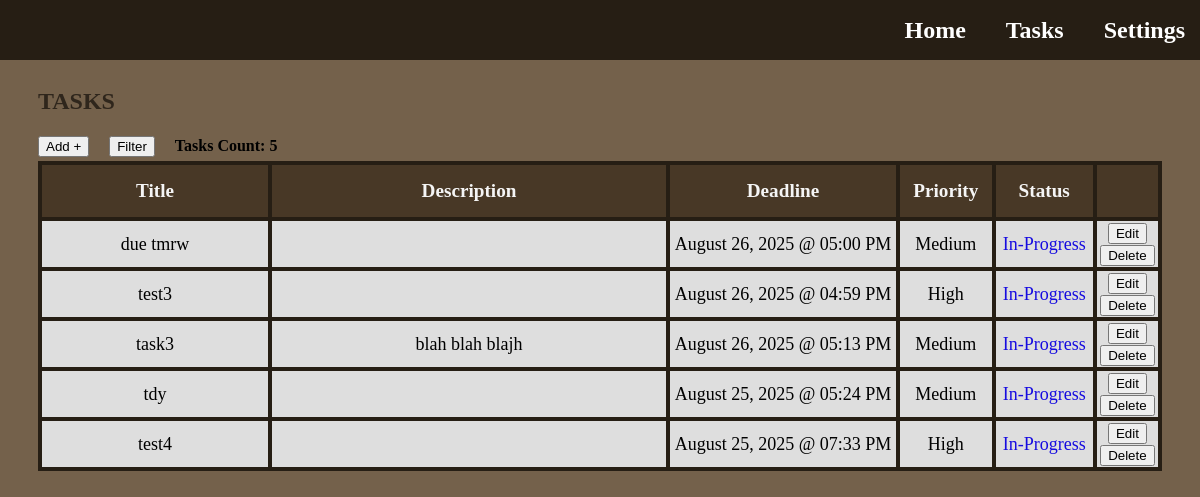
/tasks (signed in), run on an earlier commit of the app's database.
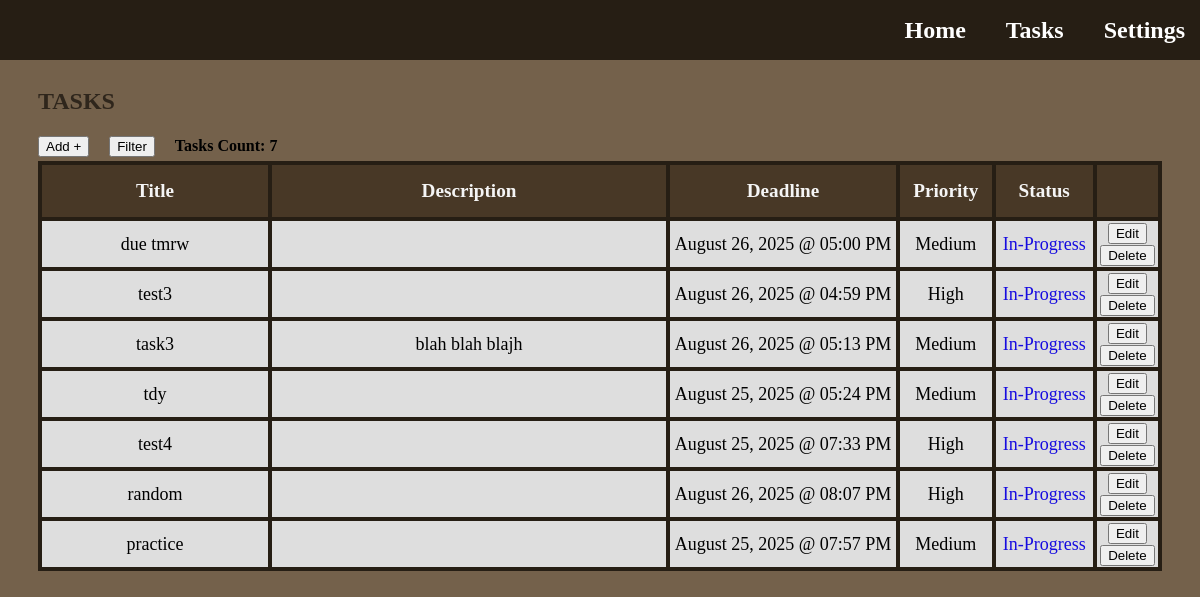
And on a later commit of the database.
### app.py (models this page shows)
class Task(db.Model):
    id = db.Column(db.Integer, primary_key=True)
    title = db.Column(db.String(128), nullable=False)
    description = db.Column(db.Text, nullable=True)
    priority = db.Column(db.String(50), nullable=False)
    deadline = db.Column(db.DateTime, nullable=True)
    status = db.Column(db.String(50), nullable=False, default='In-Progress')
    set_today_reminder = db.Column(db.Boolean, nullable=False, default=True)
    set_tomorrow_reminder = db.Column(db.Boolean, nullable=False, default=True)
    user_id = db.Column(db.Integer, db.ForeignKey('user.id'), nullable=False)
    user = db.relationship('User', backref=db.backref('tasks', lazy=True))

### app.py (the view, shortened to what this page needs)
@app.route('/tasks')
def tasks():
    user_id = session['user_id']
    sort_title = session.get('sort_title')
    sort_type = session.get('sort_type')
    filter_priorities = session.get('filter_priorities', [])
    filter_status = session.get('filter_status', [])
    filter_months = session.get('filter_months', [])
    filter_year = session.get('filter_year', None)
    filter_day = session.get('filter_day', None)
    priority_order_descending = case(
        (Task.priority == 'High', 1),
        (Task.priority == 'Medium', 2),
        (Task.priority == 'Low', 3),
    )
    priority_order_ascending = case(
        (Task.priority == 'Low', 1),
        (Task.priority == 'Medium', 2),
        (Task.priority == 'High', 3),
    )
    status_order_complete = case(
        (Task.status == 'Complete', 1),
        (Task.status == 'In-Progress', 2)
    )
    status_order_in_progress = case(
        (Task.status == 'In-Progress', 1),
        (Task.status == 'Complete', 2)
    )
    query = Task.query.filter_by(user_id=user_id)
    if filter_priorities: # Only true if not empty
        query = query.filter(Task.priority.in_(filter_priorities)) # Filter by checked priorities within given priority list
    if filter_status:
        query = query.filter(Task.status.in_(filter_status)) # Filter by checked status within given status list
    if filter_months:
        query = query.filter(extract('month', Task.deadline).in_(filter_months)) # Filter by checked months within given months list; extract(...) - returns month number from Task columns and matches to filter months list
    if filter_year:
        query = query.filter(extract('year', Task.deadline) == filter_year) # Filter by typed year; extracts year from deadline column in database
    if filter_day:
        query = query.filter(extract('day', Task.deadline) == filter_day) # Filter by typed day; extracts day from deadline column in database
    user_tasks = query.all()  # Get all tasks for this user according to the id, default order is by date task was created from earliest to latest
    user_tasks_count = query.count() # Gets the total count of tasks of the user
    return render_template('tasks.html', tasks=user_tasks, count=user_tasks_count, sort_title=sort_title, sort_type=sort_type, filter_priorities=filter_priorities, filter_status=filter_status, filter_months=filter_months, filter_year=filter_year, filter_day=filter_day)

### templates/tasks.html (shortened to what this page needs)
{% extends "base.html" %}
{% block content %}
  <h1 class="title-page">Tasks</h1>
  <div class="task-features">
    <button href="#" type="button" class="add-button" onclick="openPopup('add-task')">Add +</button>
    <button type="button" class="filter-sort-button" onclick="openPopup('filter-sort-task')">Filter</button>
    <h4>Tasks Count: {{ count }} </h2>
  </div>
  <section class="tasks-section">
      <table class="tasks-table">
        <thead class="table-header">
          <tr>
              <th class="task-title">Title</th>
              <th class="task-description">Description</th>
              <th class="task-deadline">Deadline</th>
              <th class="task-priority">Priority</th>
              <th class="task-status">Status</th>
              <th class="task-options"></th>
          </tr>
        </thead>
        <tbody id="task-body">
          {% for task in tasks %}
          <tr id="task-row">
            <td>{{ task.title }}</td>
            <td>{{ task.description }}</td>
            <td>{{ task.deadline.strftime('%B %d, %Y @ %I:%M %p')  }}</td>
            <td>{{ task.priority }}</td>
            <td class="task-status-data">
              <a href="{{ url_for('change_task_status', task_id=task.id)}}"
              class="task-status {{ task.status | lower | replace(' ', '-') }}">
                {{ task.status }}
              </a>
            </td>
            <td>
              <a>
                <button type="button" class="edit-button" onclick="openEditPopup(this, 'edit-task')"
                  data-id="{{ task.id }}"
                  data-title="{{ task.title }}"
                  data-description="{{ task.description }}"
                  data-priority="{{ task.priority }}"
                  data-deadline="{{ task.deadline.strftime('%B %d %Y @ %I:%M %p')  }}"
                  >
                  Edit
                </button>
              </a>
              <a href="{{ url_for('delete_task', task_id=task.id)}}">
                <button type="button" class="delete-button">Delete</button>
              </a>
            </td>
          </tr>
          {% else %}
          <tr>
            <td colspan="6">No tasks available.</td>
          </tr>
          {% endfor %}
        </tbody>
      </table>
  </section>
{% endblock %}

### templates/base.html (shortened to what this page needs)
<!DOCTYPE html>
<html lang="en">
<head>
    <link rel="stylesheet" href="{{ url_for('static', filename='style.css') }}">
</head>
<body class="homepage">
    <header class="navbar">
        <nav class="navbar-links">
            <a href="{{ url_for('home') }}">Home</a>
            <a href="{{ url_for('tasks') }}">Tasks</a>
            <a href="{{ url_for('settings') }}">Settings</a>
        </nav>
    </header>
    <main>
        {% block content %}{% endblock %}
    </main>
</body>
</html>

### static/style.css (style rules this page uses)
html, body { min-width: 800px; overflow-x: auto; }
.title-page { margin-top: 80px; margin-left: 30px; font-size: x-large; font-weight: bolder; text-transform: uppercase; font-family: 'Lucida Handwriting'; color: #2f261c; }
.homepage { background-color: #74614b; }
.navbar { background-color: #261e14; position: fixed; top: 0; left: 0; width: 100%; height: 60px; padding-left: 5px; display: flex; justify-content: flex-end; align-items: center; z-index: 1000; }
.navbar-links { display: flex; gap: 20px; }
.navbar-links a { font-family: 'Lucida Handwriting'; color: white; margin-right: 20px; font-weight: bold; font-size: 24px; text-decoration: none; }
.tasks-section { margin-left: 30px; margin-right: 30px; display: flex; justify-content: center; }
.tasks-table { border-collapse: collapse; width: 100%; height: 50%; table-layout: fixed; }
.tasks-table th, .tasks-table td { border: 4px solid #261e14; color: black; font-size: large; text-align: center; background: rgb(222, 222, 222); }
.tasks-table th { color: whitesmoke; font-weight: bolder; font-size: larger; height: 50px; background-color: #483826; }
.task-title { width: 20%; }
.task-description { white-space: normal; word-break: break-word; max-width: 400px; width: 35%; }
.task-deadline { width: 20%; }
.task-priority { width: 8%; }
.task-status { width: 8.5%; }
.task-options { width: 8.5; }
.task-status-data { text-decoration: none; color: white }
.task-status.in-progress { color: rgb(22, 11, 224); text-decoration: none; }
.task-features { margin-left: 30px; margin-right: 30px; height: 30px; display: flex; justify-content: flex-start; align-items: center; gap: 20px; }
.add-button { color: black; text-decoration: none; }

What changed in the data, as far as the page shows it:
added Task: title "random", deadline "August 26, 2025 @ 08:07 PM", priority "High", status "In-Progress"
added Task: title "practice", deadline "August 25, 2025 @ 07:57 PM", priority "Medium", status "In-Progress"
Also different on the page:
{{ count }}: "5" → "7"
